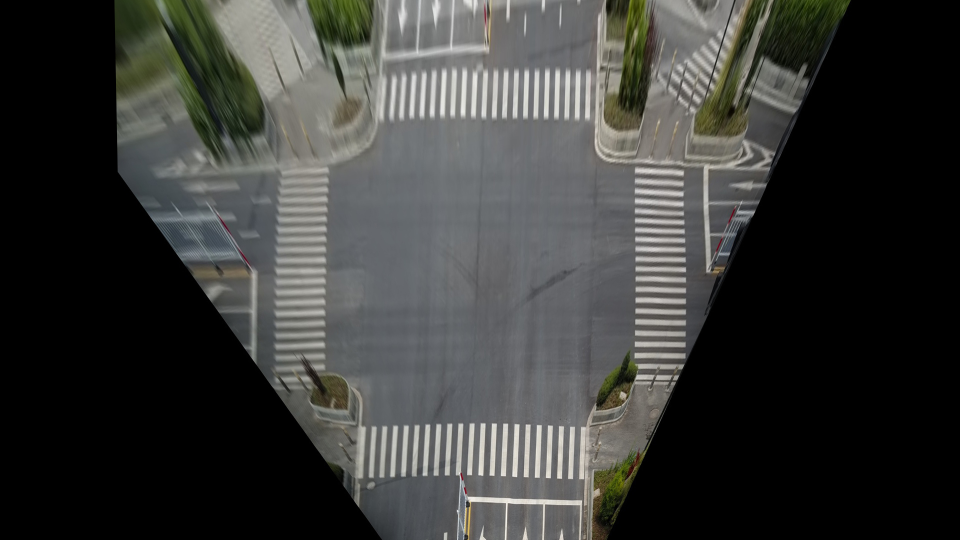
#> input picture src/semantic_detector/S_PS.jpg, 1920 x 1080 px, given in place of 5_east.jpg, which was not available (shown at 1/2 size)
$ python sobel_test.py
#> lines starting #> are read from the running program, lines starting #| are printed output that depends on the picture; pictures that were not available may be replaced by others from this repository, and a replacement may not be noted
import cv2

'''
from PIL import Image, ImageFilter, ImageEnhance

# Opening the image (R prefixed to string
# in order to deal with '\' in paths)
img  = Image.open(r"E:/Semantic-detector/out/5/5_east.jpg")
#img  = Image.open(r"E:/Semantic-detector/out/13/13_east_1.jpg")

# Converting the image to grayscale, as Sobel Operator requires
# input image to be of mode Grayscale (L)
img = img.convert("L")
blur = img.filter(ImageFilter.BoxBlur(5))
# Calculating Edges using the passed laplican Kernel
final1 = img.filter(ImageFilter.Kernel((3, 3), (-1, -1, -1,
                                               -1,  7.8, -1,
                                               -1, -1, -1),
                                      1, 0))
ench= ImageEnhance.Brightness(final1)
final2 = ench.enhance(1)

ench2= ImageEnhance.Contrast(final2)
final = ench2.enhance(3)

final.show("EDGE_sample.png")
'''

# import the necessary packages

from skimage.exposure import rescale_intensity
import numpy as np
import argparse
import cv2


def convolve(image, kernel):
    # grab the spatial dimensions of the image, along with
    # the spatial dimensions of the kernel
    (iH, iW) = image.shape[:2]
    (kH, kW) = kernel.shape[:2]
    # allocate memory for the output image, taking care to
    # "pad" the borders of the input image so the spatial
    # size (i.e., width and height) are not reduced
    pad = (kW - 1) // 2
    image = cv2.copyMakeBorder(image, pad, pad, pad, pad,
                               cv2.BORDER_REPLICATE)
    output = np.zeros((iH, iW), dtype="float32")

    # loop over the input image, "sliding" the kernel across
    # each (x, y)-coordinate from left-to-right and top to
    # bottom
    for y in np.arange(pad, iH + pad):
        for x in np.arange(pad, iW + pad):
            # extract the ROI of the image by extracting the
            # *center* region of the current (x, y)-coordinates
            # dimensions
            roi = image[y - pad:y + pad + 1, x - pad:x + pad + 1]
            # perform the actual convolution by taking the
            # element-wise multiplicate between the ROI and
            # the kernel, then summing the matrix
            k = (roi * kernel).sum()
            # store the convolved value in the output (x,y)-
            # coordinate of the output image
            output[y - pad, x - pad] = k

            # rescale the output image to be in the range [0, 255]
            output = rescale_intensity(output, in_range=(0, 255))
            output = (output * 255).astype("uint8")
            # return the output image
            return output


# construct average blurring kernels used to smooth an image
smallBlur = np.ones((7, 7), dtype="float") * (1.0 / (7 * 7))
largeBlur = np.ones((21, 21), dtype="float") * (1.0 / (21 * 21))
# construct a sharpening filter
sharpen = np.array((
    [0, -1, 0],
    [-1, 5, -1],
    [0, -1, 0]), dtype="int")
# construct the Laplacian kernel used to detect edge-like
# regions of an image
laplacian = np.array((
    [0, 1, 0],
    [1, -4, 1],
    [0, 1, 0]), dtype="int")
# construct the Sobel x-axis kernel
sobelX = np.array((
    [-1, 0, 1],
    [-2, 0, 2],
    [-1, 0, 1]), dtype="int")
# construct the Sobel y-axis kernel
sobelY = np.array((
    [-1, -2, -1],
    [0, 0, 0],
    [1, 2, 1]), dtype="int")
# construct the kernel bank, a list of kernels we're going
# to apply using both our custom `convole` function and
# OpenCV's `filter2D` function
kernelBank = (

    ("sobel_x", sobelX),
    ("sobel_y", sobelY)
)
# load the input image and convert it to grayscale
image = cv2.imread('E:/Semantic-detector/out/5/5_east.jpg')
#> image is the input picture: shape (1080, 1920, 3); mean B, G, R 56.4, 58.8, 58
gray = cv2.cvtColor(image, cv2.COLOR_BGR2GRAY)
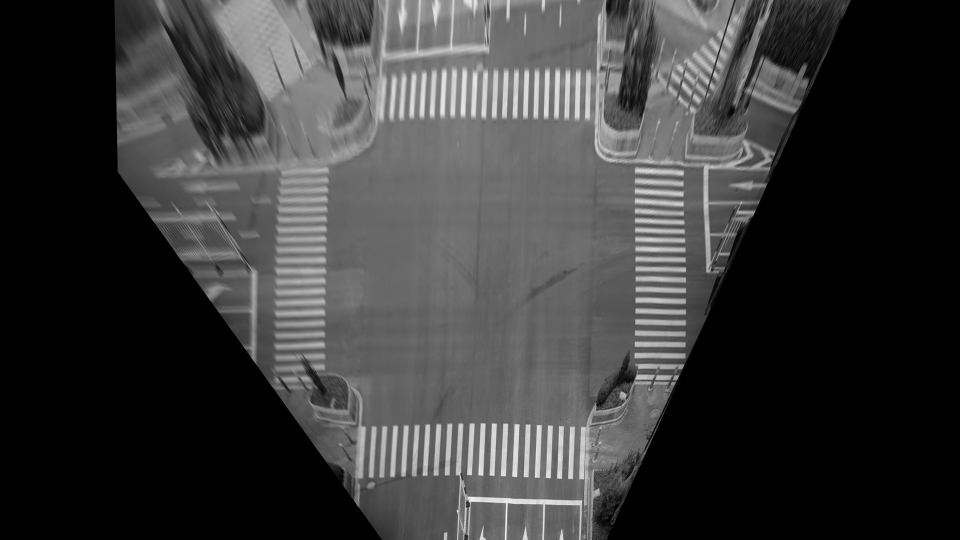
#> gray: shape (1080, 1920) (shown at 1/2 size); min 0, max 251, mean 58.3
# loop over the kernels
for (kernelName, kernel) in kernelBank:
    # apply the kernel to the grayscale image using both
    # our custom `convole` function and OpenCV's `filter2D`
    # function
    print("[INFO] applying {} kernel".format(kernelName))
    convoleOutput = convolve(gray, kernel)
    opencvOutput = cv2.filter2D(gray, -1, kernel)
    # show the output images
    cv2.imshow("original", gray)
    #cv2.imshow("{} - convole".format(kernelName), convoleOutput)
    cv2.imshow("{} - opencv".format(kernelName), opencvOutput)
    cv2.imwrite("test.jpg", opencvOutput)
    cv2.waitKey(0)
    cv2.destroyAllWindows()
#> this loop made 2 passes
#> pass 1, `opencvOutput = cv2.filter2D(gray, -1, kernel)`:
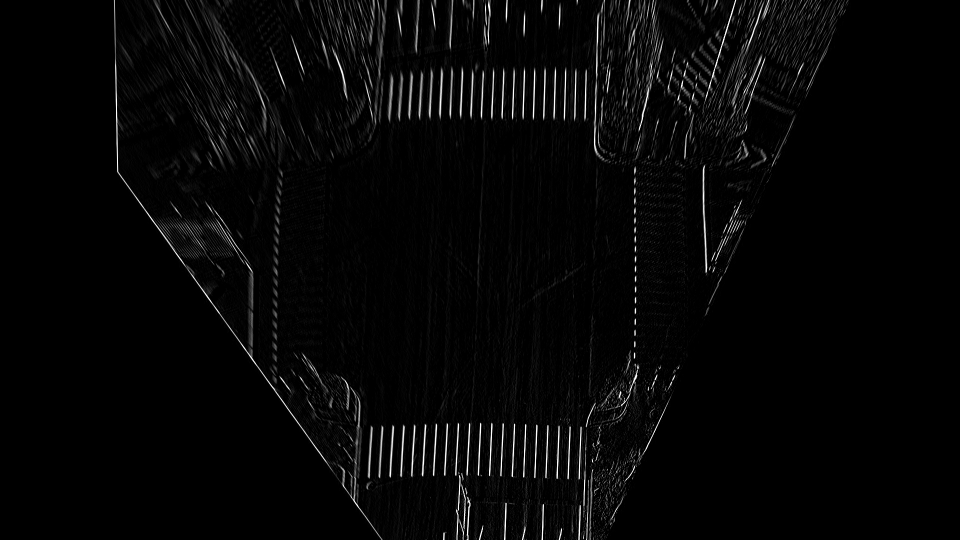
#> opencvOutput: shape (1080, 1920) (shown at 1/2 size); min 0, max 255, mean 6.4
#> pass 2, `opencvOutput = cv2.filter2D(gray, -1, kernel)`:
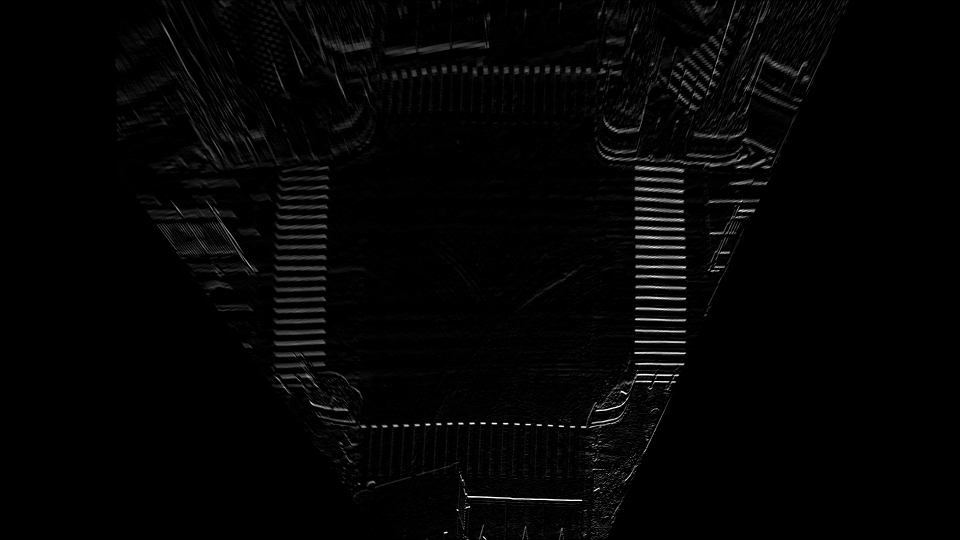
#> opencvOutput: shape (1080, 1920) (shown at 1/2 size); min 0, max 255, mean 4.3

$ run again, on src/semantic_detector/W_PS.jpg
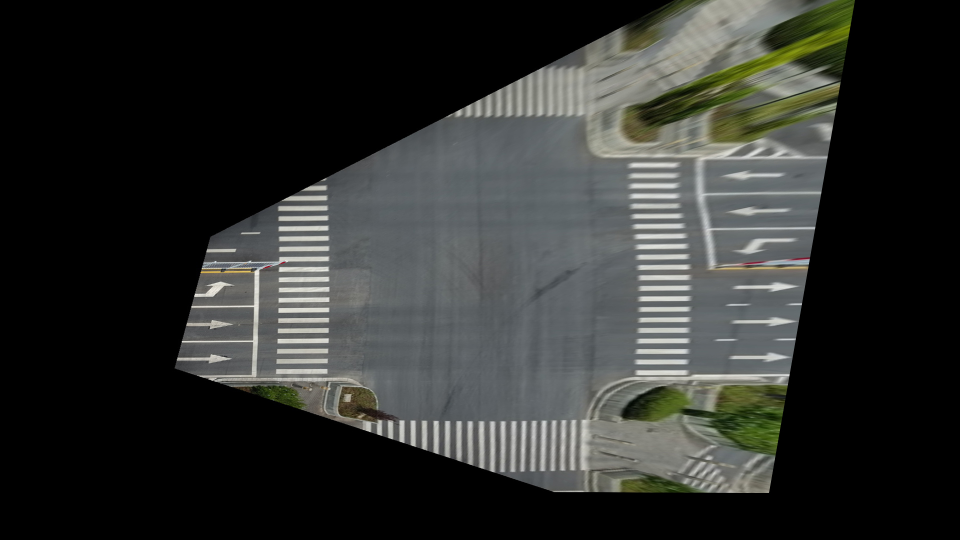
#> input picture src/semantic_detector/W_PS.jpg, 1920 x 1080 px, given in place of 5_east.jpg, which was not available (shown at 1/2 size)
#> image is the input picture: shape (1080, 1920, 3); mean B, G, R 46.1, 48.6, 47
#> `gray = cv2.cvtColor(image, cv2.COLOR_BGR2GRAY)`:
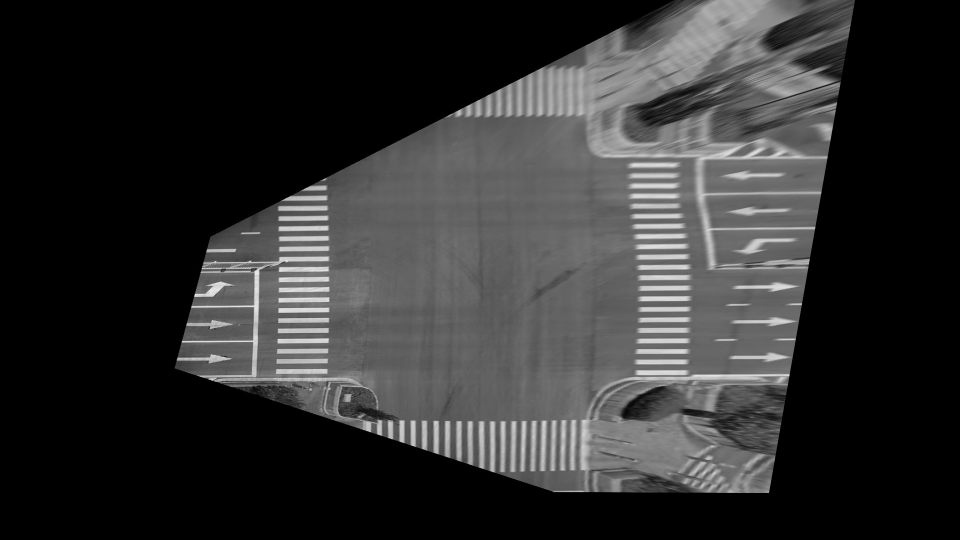
#> gray: shape (1080, 1920) (shown at 1/2 size); min 0, max 248, mean 47.8
#> the loop `for (kernelName, kernel) in kernelBank: # apply the kernel to the gray..` made 2 passes
#> pass 2, `opencvOutput = cv2.filter2D(gray, -1, kernel)`:
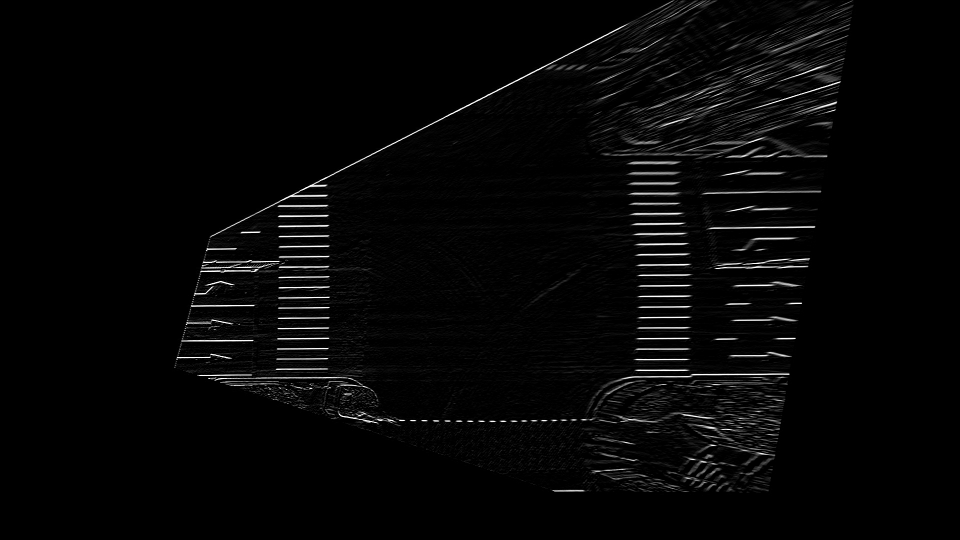
#> opencvOutput: shape (1080, 1920) (shown at 1/2 size); min 0, max 255, mean 6.1
